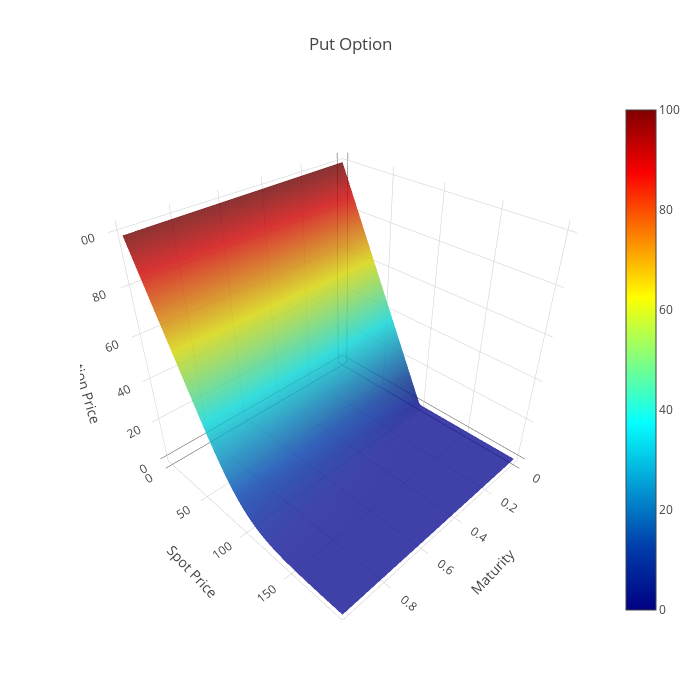

Notebook code cell kept with this figure:
### Code cell
trace = go.Surface(x=T, y=S, z=Put_Value, colorscale='Jet', opacity=0.8) 
data = [trace] 
layout = go.Layout(title='Put Option', 
                    scene={'xaxis':{'title':'Maturity'}, 'yaxis':{'title':'Spot Price'}, 'zaxis':{'title':'Option Price'}}, width=700, height=700, autosize=False, margin=dict(pad=0)) 
fig = go.Figure(data=data, layout=layout) 
iplot(fig)

### Figure 1 — Plotly figure (JSON) as saved in the notebook; plotly's stock layout.template omitted (floating-point values rounded to 4 significant figures; data arrays with more than 128 entries replaced by an {"elided": "..."} marker saying what was removed)
{"data": [{"colorscale": "Jet", "opacity": 0.8, "type": "surface", "uid": "6632853c-b12e-4901-a4ef-a83227391d26", "x": {"elided": "100x100 float values"}, "y": {"elided": "100x100 float values"}, "z": {"elided": "100x100 float values"}}], "layout": {"autosize": false, "height": 700, "margin": {"pad": 0}, "scene": {"xaxis": {"title": {"text": "Maturity"}}, "yaxis": {"title": {"text": "Spot Price"}}, "zaxis": {"title": {"text": "Option Price"}}}, "title": {"text": "Put Option"}, "width": 700}}
